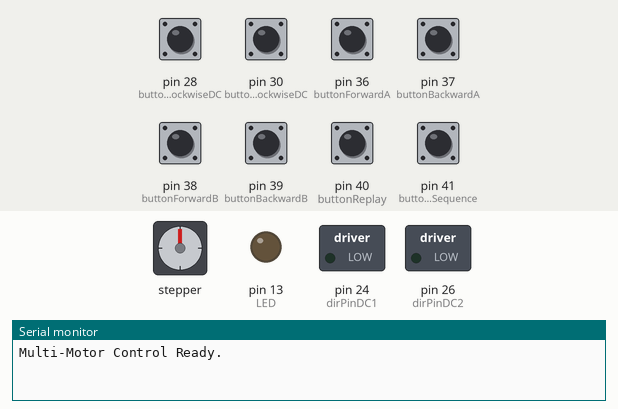
The sketch below on a simulated Arduino Mega 2560, built with avr-gcc and run on an emulated ATmega2560. Parts: stepper motor, switched loads named in the sketch (green lamp = pin HIGH), output pins drawn as LEDs (lit = HIGH), the last lines printed to the serial monitor. Dashed ring = blinking. The test bench sets the inputs (shaded band); at power-on: pin 28 (buttonClockwiseDC), pin 30 (buttonAntiClockwiseDC), pin 36 (buttonForwardA), pin 37 (buttonBackwardA), pin 38 (buttonForwardB), pin 39 (buttonBackwardB), pin 40 (buttonReplay), pin 41 (buttonEraseSequence) HIGH. Stepper angles assume 200 steps per turn.

Above: at 1.2 s.
1.3 s: pin 41 (buttonEraseSequence) pulled LOW for 0.15 s
At 1.7 s:
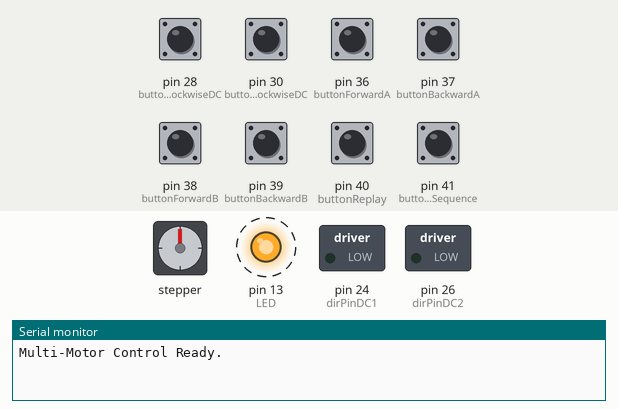
4.4 s: pin 36 (buttonForwardA) pulled LOW for 0.15 s
At 5.7 s:
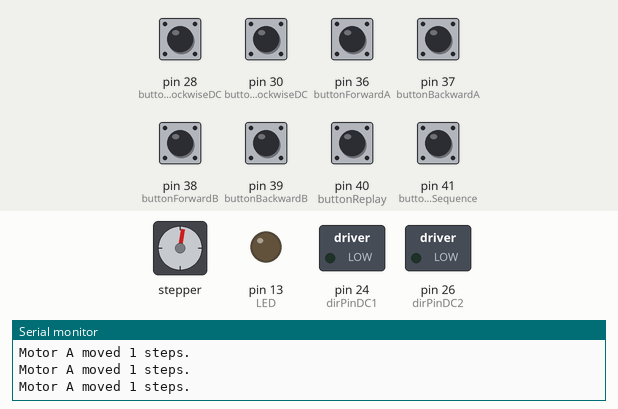
6.0 s: pin 40 (buttonReplay) pulled LOW for 0.15 s
At 7.0 s:
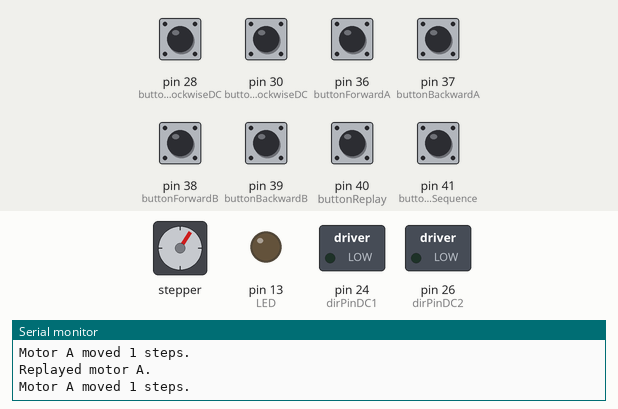
Timing chart, 0 to 21.0 s (numbered marks = the images above; inputs shaded):
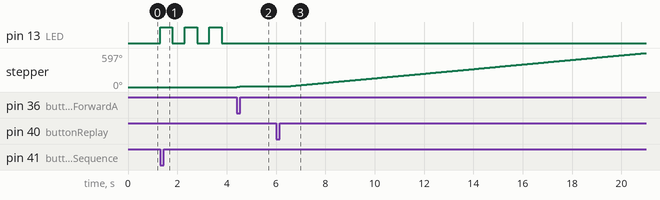

The sketch:

STEPPER_SCARA_LINEAR_DC.ino
```cpp
#include <AccelStepper.h>

// Motor A pins
#define dirPinA 6
#define stepPinA 7
#define buttonForwardA 36
#define buttonBackwardA 37

// Motor B pins
#define dirPinB 2
#define stepPinB 3
#define buttonForwardB 38
#define buttonBackwardB 39

// DC Motor pins
#define dirPinDC1 24
#define dirPinDC2 26

#define buttonClockwiseDC 28
#define buttonAntiClockwiseDC 30

// Shared control pins
#define buttonReplay 40 // Button to trigger replay
#define buttonEraseSequence 41 // Button to erase the sequence
#define LED 13 // LED for feedback

// Motor interface type (Driver with Step and Direction)
#define motorInterfaceType 1

// Create stepper objects
AccelStepper motorA(motorInterfaceType, stepPinA, dirPinA);
AccelStepper motorB(motorInterfaceType, stepPinB, dirPinB);

// Step and DC motor recording structure
struct StepRecord {
  char motor;   // 'A', 'B', or 'D' (for DC motor)
  int duration; // Duration for DC motor or steps for stepper motors
  bool direction; // Direction for DC motor (true: clockwise, false: anticlockwise)
};

// Define a sequence storage array
StepRecord stepSequence[1000]; // Adjust size as needed
int sequenceIndex = 0;         // Index for storing steps
bool recording = true;         // Flag for recording mode
bool replaying = false;        // Flag for continuous replay mode
int deb_del = 1;
void setup() {
  // Initialize motors
  motorA.setMaxSpeed(1000);
  motorA.setAcceleration(1000);
  motorB.setMaxSpeed(1000);
  motorB.setAcceleration(1000);

  // Initialize stepper button pins
  pinMode(buttonForwardA, INPUT_PULLUP);
  pinMode(buttonBackwardA, INPUT_PULLUP);
  pinMode(buttonForwardB, INPUT_PULLUP);
  pinMode(buttonBackwardB, INPUT_PULLUP);

  // Initialize DC motor pins
  pinMode(dirPinDC1, OUTPUT);
  pinMode(dirPinDC2, OUTPUT);
  pinMode(buttonClockwiseDC, INPUT_PULLUP);
  pinMode(buttonAntiClockwiseDC, INPUT_PULLUP);

  // Initialize control pins
  pinMode(buttonReplay, INPUT_PULLUP);
  pinMode(buttonEraseSequence, INPUT_PULLUP);
  pinMode(LED, OUTPUT);

  Serial.begin(9600);
  Serial.println("Multi-Motor Control Ready.");
}

void loop() {
  // Motor A control
  if (!replaying && digitalRead(buttonForwardA) == LOW) {
    performStep('A', 1); // Forward 1 step for Motor A
    delay(1);          // Debounce delay
  }
  if (!replaying && digitalRead(buttonBackwardA) == LOW) {
    performStep('A', -1); // Backward 1 step for Motor A
    delay(1);           // Debounce delay
  }

  // Motor B control
  if (!replaying && digitalRead(buttonForwardB) == LOW) {
    performStep('B', 1); // Forward 1 step for Motor B
    delay(1);          // Debounce delay
  }
  if (!replaying && digitalRead(buttonBackwardB) == LOW) {
    performStep('B', -1); // Backward 1 step for Motor B
    delay(1);           // Debounce delay
  }

  // DC Motor control
  while (!replaying && digitalRead(buttonClockwiseDC) == LOW) {
    delay(deb_del);
    clockwiseDC();
  }
  while (!replaying && digitalRead(buttonAntiClockwiseDC) == LOW) {
    delay(deb_del);
    anticlockwiseDC();
  }
    //  digitalWrite(dirPinDC1, LOW);
    // digitalWrite(dirPinDC2, LOW);


  // Check replay button
  if (digitalRead(buttonReplay) == LOW) {
    delay(1); // Debounce delay
    if (!replaying) {
      Serial.println("Replaying recorded steps continuously...");
      replaying = true; // Enable continuous replay mode
    } else {
      Serial.println("Replay stopped.");
      replaying = false; // Disable replay mode
    }
    delay(500);      // Debounce delay to prevent multiple triggers
  }

  // Continuous replay
  while (replaying) {
    replaySequence();
    delay(1000);
    // Check if replay button is pressed again to stop replay
    if (digitalRead(buttonReplay) == LOW) {
      Serial.println("Replay stopped.");
      replaying = false;
      delay(500); // Debounce delay
    }
  }

  // Check erase button
  if (digitalRead(buttonEraseSequence) == LOW) {
    eraseSequence();
    replaying = false; // Stop replay mode
    delay(100);        // Debounce delay
  }
}

// Perform step and optionally record it
void performStep(char motor, int steps) {
  AccelStepper* selectedMotor = (motor == 'A') ? &motorA : &motorB;
  selectedMotor->move(steps);
  while (selectedMotor->distanceToGo() != 0) {
    selectedMotor->run();
  }

  // Record the step if in recording mode
  if (recording) {
    if (sequenceIndex < 1000) {
      stepSequence[sequenceIndex] = {motor, steps};
      sequenceIndex++;
    } else {
      Serial.println("Step sequence memory full!");
    }
  }

  Serial.print("Motor ");
  Serial.print(motor);
  Serial.print(" moved ");
  Serial.print(steps);
  Serial.println(" steps.");
}

// DC motor clockwise control

void clockwiseDC() {
  digitalWrite(dirPinDC1, HIGH);
  digitalWrite(dirPinDC2, LOW);

  digitalWrite(dirPinDC1, LOW);
  digitalWrite(dirPinDC2, LOW);
}

// DC motor anticlockwise control
void anticlockwiseDC() {
  digitalWrite(dirPinDC1, LOW);
  digitalWrite(dirPinDC2, HIGH);

  digitalWrite(dirPinDC1, LOW);
  digitalWrite(dirPinDC2, LOW);
}

// Replay the recorded sequence
void replaySequence() {
  for (int i = 0; i < sequenceIndex; i++) {
    char motor = stepSequence[i].motor;
    int duration = stepSequence[i].duration;
    bool direction = stepSequence[i].direction;

    if (motor == 'A' || motor == 'B') {
      performStep(motor, duration);
    } else if (motor == 'D') {
      digitalWrite(dirPinDC1, direction);
      digitalWrite(dirPinDC2, !direction);
      delay(duration);
      digitalWrite(dirPinDC1, LOW);
      digitalWrite(dirPinDC2, LOW);
    }

    Serial.print("Replayed motor ");
    Serial.print(motor);
    Serial.println(".");
  }
  Serial.println("Replay cycle complete.");
}

// Erase the recorded sequence
void eraseSequence() {
  sequenceIndex = 0; // Reset the sequence index
  flash_LED(3);
  Serial.println("Step sequence erased.");
}

void flash_LED(int t) {
  for (int i = 0; i < t; i++) {
    digitalWrite(LED, HIGH);
    delay(500);
    digitalWrite(LED, LOW);
    delay(500);
  }
}
```

Measured:
- after the input at 1.3 s, pin 13 (LED): alternates HIGH for 0.50 s and LOW for 0.50 s, starting at once
- after the input at 4.4 s, stepper: turns 10° clockwise in 0.15 s, starting at once
- after the input at 6.0 s, stepper: keeps turning clockwise at about 41°/s, starting after 0.50 s
